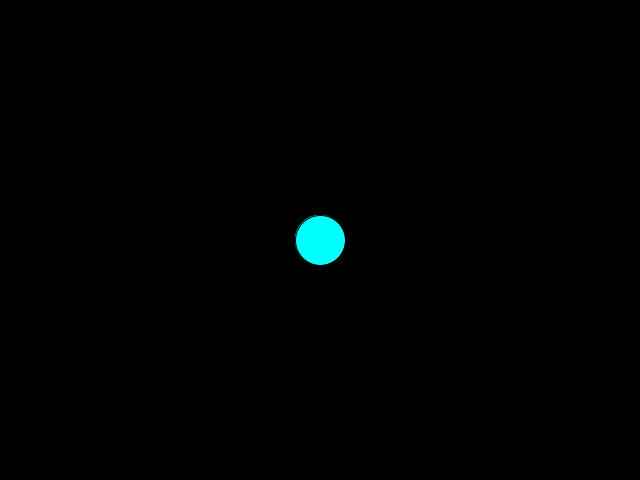
Frame 1 (no input)
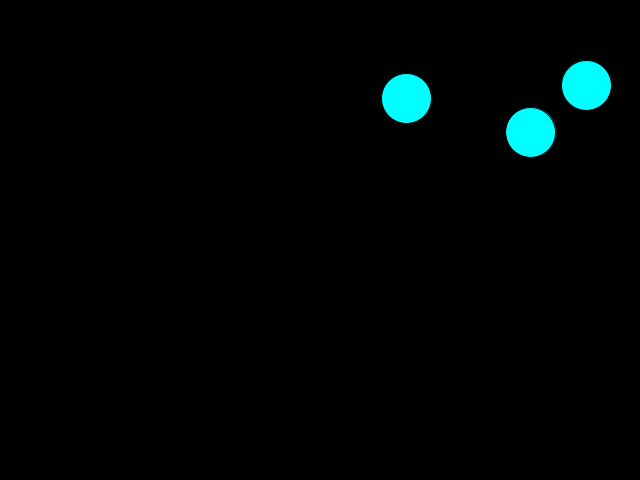
Frame 60 (the mouse pressed at the canvas centre just before this capture)
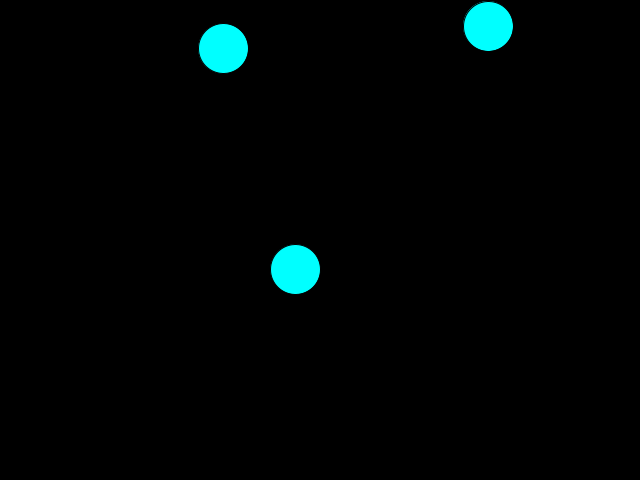
Frame 120 (the mouse held since frame 60 and released just before this capture)

The Processing sketch that drew these frames (run headless with seeded random() and noise(); from frame 60 on, the mouse is pressed at the canvas centre):

// Processing sketch: reboteConObjetos
// ── reboteConObjetos.pde
Pelota ball1, ball2, ball3;
void setup() {
  size(640, 480);
  ball1 = new Pelota();
  ball2 = new Pelota();
  ball3 = new Pelota();
}
void draw() {
  background(0);
  ball1.dibujar();
  ball1.mover();
  ball2.dibujar();
  ball2.mover();
  ball3.dibujar();
  ball3.mover();
}
void mousePressed() {
  ball1.reiniciar();
  ball2.reiniciar();
  //ball3.reiniciar(); // no se ejecuta el método
}

// ── clasePelota.pde
class Pelota {
  float px, py, dx, dy; // declaro las propiedades de la clase
  int tam;
  color relleno;
  Pelota() { // constructor de la clase
    tam = 50;
    px = width/2;
    py = height/2;
    dx = random(-5, 5);
    dy = random(-5, 5);
    relleno = color(0, 255, 255);
  }
  void dibujar() {
    fill(relleno);
    ellipse(px, py, tam, tam);
  }
  void mover() {
    if (px>width-tam/2 || px<tam/2) {
      dx *= -1;
    }
    if (py>height-tam/2 || py<tam/2) {
      dy *= -1;
    }
    px += dx;
    py += dy;
  }
  void reiniciar() {
    px = width/2;
    py = height/2;
    dx = random(-5, 5);
    dy = random(-5, 5);
  }
}
